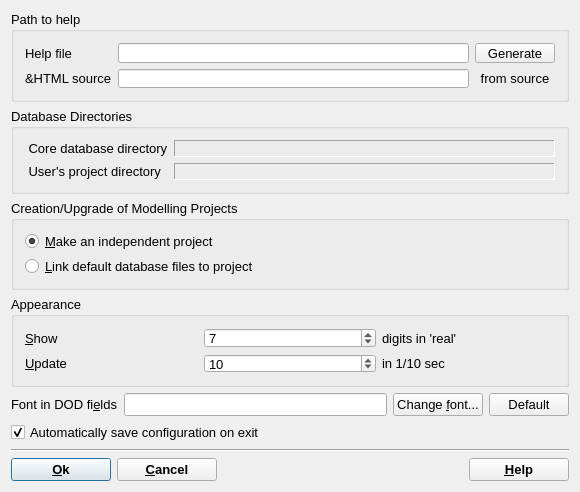
<?xml version="1.0" encoding="UTF-8"?>
<ui version="4.0">
 <comment>Dialog for configuring base GEMS parameters</comment>
 <class>SettingsDialogData</class>
 <widget class="QDialog" name="SettingsDialogData">
  <property name="windowModality">
   <enum>Qt::WindowModal</enum>
  </property>
  <property name="geometry">
   <rect>
    <x>0</x>
    <y>0</y>
    <width>580</width>
    <height>492</height>
   </rect>
  </property>
  <property name="minimumSize">
   <size>
    <width>580</width>
    <height>310</height>
   </size>
  </property>
  <property name="font">
   <font>
    <pointsize>10</pointsize>
   </font>
  </property>
  <property name="windowTitle">
   <string>Set GEM-Selektor preferences</string>
  </property>
  <layout class="QGridLayout" name="gridLayout_3">
   <item row="0" column="0">
    <widget class="QGroupBox" name="groupBox">
     <property name="sizePolicy">
      <sizepolicy hsizetype="Minimum" vsizetype="Minimum">
       <horstretch>0</horstretch>
       <verstretch>0</verstretch>
      </sizepolicy>
     </property>
     <property name="title">
      <string>Path to help</string>
     </property>
     <layout class="QGridLayout" name="gridLayout">
      <item row="0" column="1">
       <widget class="QLineEdit" name="pLocalDocDir">
        <property name="sizePolicy">
         <sizepolicy hsizetype="Expanding" vsizetype="Minimum">
          <horstretch>0</horstretch>
          <verstretch>0</verstretch>
         </sizepolicy>
        </property>
       </widget>
      </item>
      <item row="0" column="2">
       <widget class="QPushButton" name="butGenerate">
        <property name="text">
         <string>Generate</string>
        </property>
       </widget>
      </item>
      <item row="1" column="1">
       <widget class="QLineEdit" name="pRemoteHTML">
        <property name="enabled">
         <bool>true</bool>
        </property>
        <property name="sizePolicy">
         <sizepolicy hsizetype="Expanding" vsizetype="Minimum">
          <horstretch>0</horstretch>
          <verstretch>0</verstretch>
         </sizepolicy>
        </property>
       </widget>
      </item>
      <item row="1" column="2">
       <widget class="QLabel" name="label">
        <property name="text">
         <string>from source</string>
        </property>
        <property name="alignment">
         <set>Qt::AlignCenter</set>
        </property>
       </widget>
      </item>
      <item row="0" column="0">
       <widget class="QLabel" name="label_2">
        <property name="text">
         <string>Help file</string>
        </property>
       </widget>
      </item>
      <item row="1" column="0">
       <widget class="QLabel" name="label_3">
        <property name="text">
         <string>&amp;HTML source</string>
        </property>
       </widget>
      </item>
     </layout>
    </widget>
   </item>
   <item row="1" column="0">
    <widget class="QGroupBox" name="groupBox_2">
     <property name="sizePolicy">
      <sizepolicy hsizetype="Preferred" vsizetype="Minimum">
       <horstretch>0</horstretch>
       <verstretch>0</verstretch>
      </sizepolicy>
     </property>
     <property name="title">
      <string>Database Directories</string>
     </property>
     <layout class="QGridLayout">
      <item row="0" column="0">
       <widget class="QLabel" name="TextLabel2">
        <property name="text">
         <string> Core database directory</string>
        </property>
        <property name="wordWrap">
         <bool>false</bool>
        </property>
       </widget>
      </item>
      <item row="0" column="1">
       <widget class="QLabel" name="pSysDBDir">
        <property name="sizePolicy">
         <sizepolicy hsizetype="Expanding" vsizetype="Preferred">
          <horstretch>0</horstretch>
          <verstretch>0</verstretch>
         </sizepolicy>
        </property>
        <property name="frameShape">
         <enum>QFrame::Panel</enum>
        </property>
        <property name="frameShadow">
         <enum>QFrame::Sunken</enum>
        </property>
        <property name="wordWrap">
         <bool>false</bool>
        </property>
       </widget>
      </item>
      <item row="1" column="0">
       <widget class="QLabel" name="TextLabel2_2">
        <property name="text">
         <string> User's project directory</string>
        </property>
        <property name="wordWrap">
         <bool>false</bool>
        </property>
       </widget>
      </item>
      <item row="1" column="1">
       <widget class="QLabel" name="pUserDBDir">
        <property name="sizePolicy">
         <sizepolicy hsizetype="Expanding" vsizetype="Preferred">
          <horstretch>0</horstretch>
          <verstretch>0</verstretch>
         </sizepolicy>
        </property>
        <property name="frameShape">
         <enum>QFrame::Panel</enum>
        </property>
        <property name="frameShadow">
         <enum>QFrame::Sunken</enum>
        </property>
        <property name="wordWrap">
         <bool>false</bool>
        </property>
       </widget>
      </item>
     </layout>
    </widget>
   </item>
   <item row="2" column="0">
    <widget class="QGroupBox" name="groupBox_3">
     <property name="sizePolicy">
      <sizepolicy hsizetype="Preferred" vsizetype="Minimum">
       <horstretch>0</horstretch>
       <verstretch>0</verstretch>
      </sizepolicy>
     </property>
     <property name="title">
      <string>Creation/Upgrade of Modelling Projects</string>
     </property>
     <layout class="QGridLayout">
      <item row="0" column="0">
       <widget class="QRadioButton" name="rbNewPrMode">
        <property name="toolTip">
         <string>Switch on to select elements and copy all related data from default database into new project</string>
        </property>
        <property name="text">
         <string>&amp;Make an independent project</string>
        </property>
        <property name="checked">
         <bool>true</bool>
        </property>
       </widget>
      </item>
      <item row="1" column="0">
       <widget class="QRadioButton" name="rbOldPrMode">
        <property name="toolTip">
         <string>Switch on to select files from default database and link them to form a new project</string>
        </property>
        <property name="text">
         <string>&amp;Link default database files to project</string>
        </property>
       </widget>
      </item>
     </layout>
    </widget>
   </item>
   <item row="3" column="0">
    <widget class="QGroupBox" name="groupBox_4">
     <property name="sizePolicy">
      <sizepolicy hsizetype="Preferred" vsizetype="Minimum">
       <horstretch>0</horstretch>
       <verstretch>0</verstretch>
      </sizepolicy>
     </property>
     <property name="title">
      <string>Appearance  </string>
     </property>
     <layout class="QGridLayout" name="gridLayout_2">
      <item row="0" column="0">
       <widget class="QLabel" name="TextLabel1">
        <property name="text">
         <string>&amp;Show</string>
        </property>
        <property name="wordWrap">
         <bool>false</bool>
        </property>
        <property name="buddy">
         <cstring>pNumDigits</cstring>
        </property>
       </widget>
      </item>
      <item row="0" column="1">
       <widget class="QSpinBox" name="pNumDigits">
        <property name="toolTip">
         <string>Number of decimal digits shown in screenform cells for the real floating-point numbers</string>
        </property>
        <property name="maximum">
         <number>20</number>
        </property>
        <property name="value">
         <number>7</number>
        </property>
       </widget>
      </item>
      <item row="0" column="2">
       <widget class="QLabel" name="TextLabel1_4">
        <property name="text">
         <string>digits in 'real'</string>
        </property>
        <property name="wordWrap">
         <bool>false</bool>
        </property>
        <property name="buddy">
         <cstring></cstring>
        </property>
       </widget>
      </item>
      <item row="1" column="0">
       <widget class="QLabel" name="TextLabel1_2">
        <property name="text">
         <string>&amp;Update</string>
        </property>
        <property name="wordWrap">
         <bool>false</bool>
        </property>
        <property name="buddy">
         <cstring>pUpdateInterval</cstring>
        </property>
       </widget>
      </item>
      <item row="1" column="1">
       <widget class="QSpinBox" name="pUpdateInterval">
        <property name="toolTip">
         <string>Interval (in centiseconds) for updating the dialogs and screen forms during GEM IPM calculations</string>
        </property>
        <property name="minimum">
         <number>0</number>
        </property>
        <property name="maximum">
         <number>100</number>
        </property>
        <property name="singleStep">
         <number>2</number>
        </property>
        <property name="value">
         <number>10</number>
        </property>
       </widget>
      </item>
      <item row="1" column="2">
       <widget class="QLabel" name="TextLabel1_2_2">
        <property name="text">
         <string>in 1/10 sec</string>
        </property>
        <property name="wordWrap">
         <bool>false</bool>
        </property>
        <property name="buddy">
         <cstring></cstring>
        </property>
       </widget>
      </item>
     </layout>
    </widget>
   </item>
   <item row="4" column="0">
    <layout class="QHBoxLayout">
     <item>
      <widget class="QLabel" name="TextLabel1_3">
       <property name="text">
        <string>Font in DOD fi&amp;elds</string>
       </property>
       <property name="wordWrap">
        <bool>false</bool>
       </property>
       <property name="buddy">
        <cstring>pFontRawName</cstring>
       </property>
      </widget>
     </item>
     <item>
      <widget class="QLineEdit" name="pFontRawName">
       <property name="toolTip">
        <string>Currently applied font for data screen forms</string>
       </property>
      </widget>
     </item>
     <item>
      <widget class="QPushButton" name="pButtonChFont">
       <property name="toolTip">
        <string>Here you can change font for the data screen forms</string>
       </property>
       <property name="text">
        <string>Change &amp;font...</string>
       </property>
       <property name="shortcut">
        <string>Alt+H</string>
       </property>
      </widget>
     </item>
     <item>
      <widget class="QPushButton" name="pushButton5">
       <property name="text">
        <string>Default</string>
       </property>
      </widget>
     </item>
    </layout>
   </item>
   <item row="5" column="0">
    <widget class="QCheckBox" name="pConfigAutosave">
     <property name="text">
      <string>Automatically save configuration on exit</string>
     </property>
     <property name="checked">
      <bool>true</bool>
     </property>
    </widget>
   </item>
   <item row="6" column="0">
    <widget class="Line" name="Line1">
     <property name="frameShape">
      <enum>QFrame::HLine</enum>
     </property>
     <property name="frameShadow">
      <enum>QFrame::Sunken</enum>
     </property>
    </widget>
   </item>
   <item row="7" column="0">
    <layout class="QHBoxLayout">
     <item>
      <widget class="QPushButton" name="pButtonOK">
       <property name="minimumSize">
        <size>
         <width>100</width>
         <height>0</height>
        </size>
       </property>
       <property name="font">
        <font>
         <weight>75</weight>
         <bold>true</bold>
        </font>
       </property>
       <property name="text">
        <string>&amp;Ok</string>
       </property>
       <property name="shortcut">
        <string>Alt+O</string>
       </property>
       <property name="default">
        <bool>true</bool>
       </property>
      </widget>
     </item>
     <item>
      <widget class="QPushButton" name="pButtonCancel">
       <property name="minimumSize">
        <size>
         <width>100</width>
         <height>0</height>
        </size>
       </property>
       <property name="font">
        <font>
         <weight>75</weight>
         <bold>true</bold>
        </font>
       </property>
       <property name="text">
        <string>&amp;Cancel</string>
       </property>
       <property name="shortcut">
        <string>Alt+C</string>
       </property>
      </widget>
     </item>
     <item>
      <spacer>
       <property name="orientation">
        <enum>Qt::Horizontal</enum>
       </property>
       <property name="sizeHint" stdset="0">
        <size>
         <width>40</width>
         <height>20</height>
        </size>
       </property>
      </spacer>
     </item>
     <item>
      <widget class="QPushButton" name="pButtonHelp">
       <property name="minimumSize">
        <size>
         <width>100</width>
         <height>0</height>
        </size>
       </property>
       <property name="font">
        <font>
         <weight>75</weight>
         <bold>true</bold>
        </font>
       </property>
       <property name="text">
        <string>&amp;Help</string>
       </property>
       <property name="shortcut">
        <string>Alt+H</string>
       </property>
      </widget>
     </item>
    </layout>
   </item>
  </layout>
 </widget>
 <layoutdefault spacing="6" margin="11"/>
 <tabstops>
  <tabstop>pLocalDocDir</tabstop>
  <tabstop>pRemoteHTML</tabstop>
  <tabstop>rbNewPrMode</tabstop>
  <tabstop>rbOldPrMode</tabstop>
  <tabstop>pNumDigits</tabstop>
  <tabstop>pUpdateInterval</tabstop>
  <tabstop>pFontRawName</tabstop>
  <tabstop>pButtonChFont</tabstop>
  <tabstop>pushButton5</tabstop>
  <tabstop>pConfigAutosave</tabstop>
  <tabstop>pButtonOK</tabstop>
  <tabstop>pButtonCancel</tabstop>
  <tabstop>pButtonHelp</tabstop>
 </tabstops>
 <resources/>
 <connections>
  <connection>
   <sender>pButtonOK</sender>
   <signal>clicked()</signal>
   <receiver>SettingsDialogData</receiver>
   <slot>accept()</slot>
   <hints>
    <hint type="sourcelabel">
     <x>42</x>
     <y>370</y>
    </hint>
    <hint type="destinationlabel">
     <x>20</x>
     <y>20</y>
    </hint>
   </hints>
  </connection>
  <connection>
   <sender>pButtonCancel</sender>
   <signal>clicked()</signal>
   <receiver>SettingsDialogData</receiver>
   <slot>reject()</slot>
   <hints>
    <hint type="sourcelabel">
     <x>219</x>
     <y>370</y>
    </hint>
    <hint type="destinationlabel">
     <x>20</x>
     <y>20</y>
    </hint>
   </hints>
  </connection>
  <connection>
   <sender>pButtonHelp</sender>
   <signal>clicked()</signal>
   <receiver>SettingsDialogData</receiver>
   <slot>CmHelp()</slot>
   <hints>
    <hint type="sourcelabel">
     <x>569</x>
     <y>370</y>
    </hint>
    <hint type="destinationlabel">
     <x>20</x>
     <y>20</y>
    </hint>
   </hints>
  </connection>
  <connection>
   <sender>pButtonChFont</sender>
   <signal>clicked()</signal>
   <receiver>SettingsDialogData</receiver>
   <slot>CmChangeFont()</slot>
   <hints>
    <hint type="sourcelabel">
     <x>484</x>
     <y>300</y>
    </hint>
    <hint type="destinationlabel">
     <x>20</x>
     <y>20</y>
    </hint>
   </hints>
  </connection>
  <connection>
   <sender>pushButton5</sender>
   <signal>clicked()</signal>
   <receiver>SettingsDialogData</receiver>
   <slot>CmDefaultFont()</slot>
   <hints>
    <hint type="sourcelabel">
     <x>569</x>
     <y>300</y>
    </hint>
    <hint type="destinationlabel">
     <x>20</x>
     <y>20</y>
    </hint>
   </hints>
  </connection>
 </connections>
</ui>
